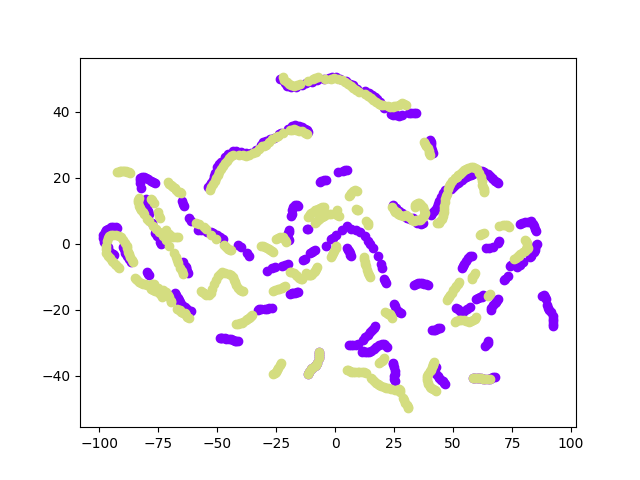

Recreate this plot in Python.
#!/usr/bin/env python3
"""
tsne.py

TODO Separate TDC, CMC, TDC+CMC
"""
import matplotlib.cm as cm
import matplotlib.pyplot as plt
import numpy as np
import torch
import torch.nn.functional as F
import wandb
from sklearn.manifold import TSNE
from torch.utils.data import DataLoader

from commons import load_models
from datasets import VideoAudioDataset
from networks import CMC, TDC


def get_tsne_loaders(filenames, trims, crops):
    datasets = [
        VideoAudioDataset(filename, trim, crop, frame_rate=15)
        for filename, trim, crop in zip(filenames, trims, crops)
    ]
    loaders = [
        DataLoader(dataset, batch_size=32, shuffle=False, num_workers=1)
        for dataset in datasets
    ]

    return loaders


def plot_tsne(tsne_loaders, tdc, cmc, device, save=False, log_to_wandb=True):
    embeds = []
    for loader in tsne_loaders:
        embed_batches = []
        for i, batch in enumerate(loader):
            stack_batch, sample_batch = batch
            stack_embed_batch = tdc(stack_batch.to(device))
            sample_embed_batch = cmc(sample_batch.to(device))
            embed_batch = torch.cat((stack_embed_batch, sample_embed_batch), dim=1)
            embed_batch = F.normalize(embed_batch).cpu().detach().numpy()
            embed_batches.append(embed_batch)
        embed = np.concatenate(embed_batches, axis=0)
        embeds.append(embed)

    # Embed video frames with t-SNE
    tsne_embeds = TSNE(n_components=2).fit_transform(np.concatenate(embeds, axis=0))

    # Scatterplot with different colors
    xs, ys = zip(*tsne_embeds)
    scatter_colors = cm.rainbow(np.linspace(0, 1, len(embeds)))

    embed_sizes = [len(embed) for embed in embeds]
    embed_indices = [0] + np.cumsum(embed_sizes).tolist()
    for i, _ in enumerate(embed_sizes):
        xs_part = xs[embed_indices[i] : embed_indices[i + 1]]
        ys_part = ys[embed_indices[i] : embed_indices[i + 1]]
        plt.scatter(xs_part, ys_part, c=[scatter_colors[i]])

    # Save and show completed plot
    if save:
        plt.savefig("tsne.png")
    if log_to_wandb:
        wandb.log({"t-SNE": plt})


if __name__ == "__main__":
    device = torch.device("cuda:0" if torch.cuda.is_available() else "cpu")

    # Load Models
    tdc = TDC().to(device)
    cmc = CMC().to(device)
    load_models(tdc, cmc)

    # Set to evaluation mode
    tdc.eval()
    cmc.eval()

    filenames = [
        "./data/6zXXZvVvTFs",
        "./data/SuZVyOlgVek",
        "./data/2AYaxTiWKoY",
        "./data/pF6xCZA72o0",
    ]
    trims = [(960, 1403), (15, 437), (550, 1515), (1465, 2201)]
    crops = [
        (35, 50, 445, 300),
        (79, 18, 560, 360),
        (0, 13, 640, 335),
        (20, 3, 620, 360),
    ]
    tsne_loaders = get_tsne_loaders(filenames, trims, crops)
    plot_tsne(tsne_loaders, tdc, cmc, device, True, False)
